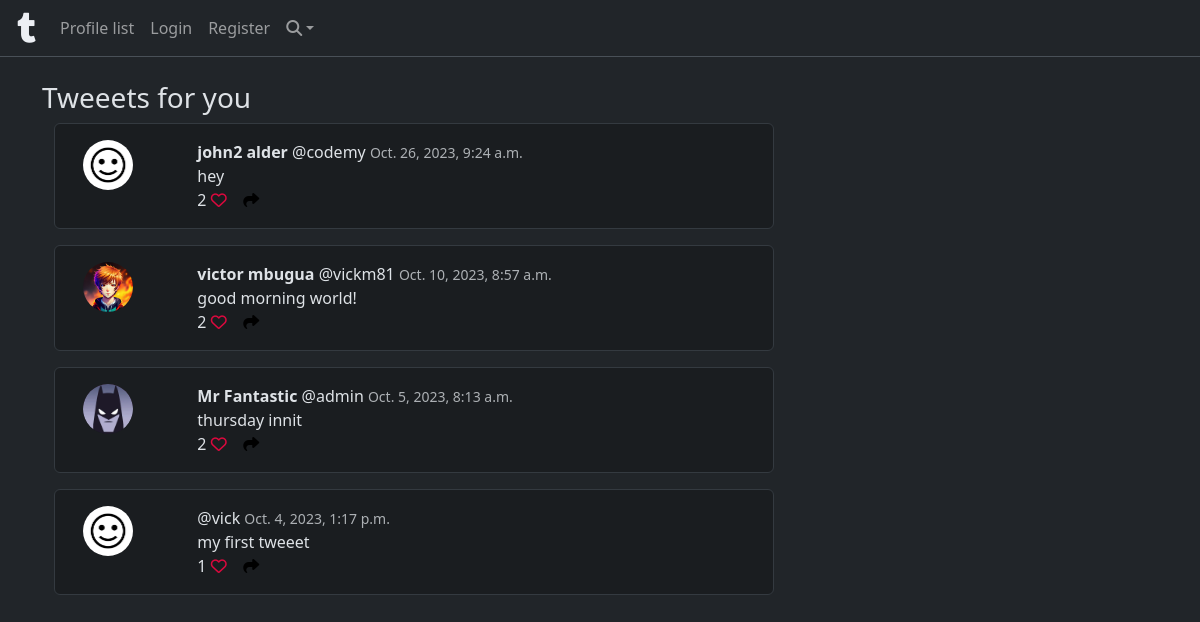
The app's page /, older data.
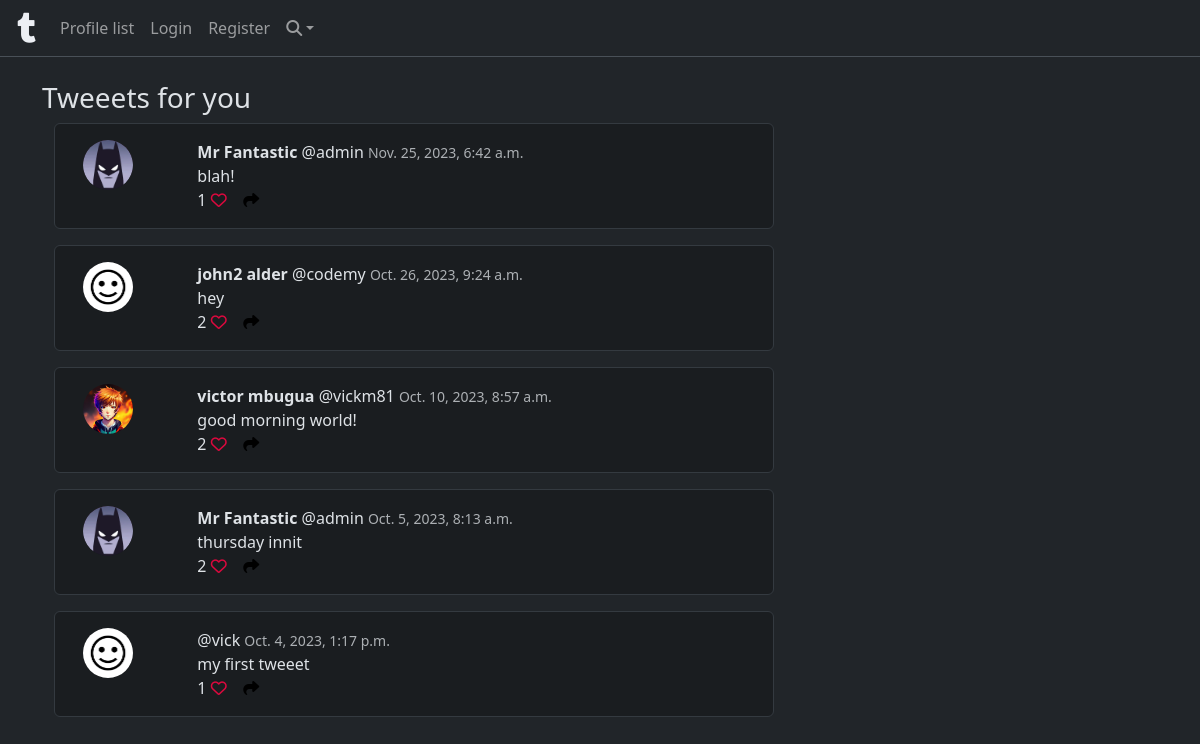
The same page, newer data.
### tweeetr/models.py (models this page shows, shortened)
class Tweeet(models.Model):
    user = models.ForeignKey(User, related_name='tweeets', on_delete=models.DO_NOTHING)
    body = models.CharField(max_length=200)
    created_at = models.DateTimeField(auto_now_add=True)
    likes = models.ManyToManyField(User, related_name="tweeet", blank=True)
    def likes_counted(self):
        return self.likes.count()

class Profile(models.Model):
    user = models.OneToOneField(User, on_delete=models.CASCADE)
    follows = models.ManyToManyField("self", related_name="followed_by", symmetrical=False, blank=True)
    date_modified = models.DateTimeField(User, auto_now=True)
    profile_bio = models.CharField(null=True, blank=True, max_length=500)
    website_link = models.CharField(null=True, blank=True, max_length=500)
    instagram_link = models.CharField(null=True, blank=True, max_length=100)
    linkedin_link = models.CharField(null=True, blank=True, max_length=100)
    profile_image = models.ImageField(null=True, blank=True, upload_to="images/")

### tweeetr/views.py (the view)
# urls.py: 2. Add a URL to urlpatterns:  path('', views.home, name='home')
def home(request):
    if request.user.is_authenticated:
        form = Tweeet_form(request.POST or None)
        if request.method == "POST":
            if form.is_valid():
                tweeet = form.save(commit=False)
                tweeet.user = request.user
                tweeet.save()
                messages.success(request, "your tweeet has been posted")
                return redirect('home')
        user_profile = Profile.objects.get(user=request.user)
        tweeets = Tweeet.objects.all().order_by('-created_at')
        return render(request, 'home.html', {'tweeets':tweeets, "form":form})
    else:
     tweeets = Tweeet.objects.all().order_by('-created_at')
     return render(request, 'home.html', {'tweeets':tweeets})

### tweeetr/templates/home.html (shortened to what this page needs)
{%extends 'base.html'%}
{%load static%}
{%block content%}
<h3>Tweeets for you</h3>
    <div class="container">
      <div class="row">
        <div id="tweeet" class="col-8">
    {%for tweeet in tweeets%}
            <div class="alert alert-dark tweeet" role="alert" data-tweet-id="{{ tweeet.id }}">
                <div class="container">
                    <div class="row">
                        <div class="col-2">
                            {%if tweeet.user.profile.profile_image%}
                                <img src="{{tweeet.user.profile.profile_image.url}}" class="rounded-circle" width="50" height="50">
                            {%else%}
                                <img src="{%static 'images/icon.jpg'%}" class="rounded-circle" width="50" height="50" alt="profile image">
                            {%endif%}
                        </div>
                        <div class="col-10 text">
                             <b>{{tweeet.user.first_name}}
                            {{tweeet.user.last_name}}</b>
                            @{{tweeet.user.username}}
                            <small class="text-muted">
                            {{tweeet.created_at}}
                            </small><br>
                            {{tweeet.body}}<br>
                            {{tweeet.likes_counted}}
                            {%if user in tweeet.likes.all%}
                                <a href="{%url 'tweeet_like' tweeet.id%}">
                                    <i class="fa-solid fa-heart" style="color:#dc093e"></i></a>
                            {%else%}
                                <a href="{%url 'tweeet_like' tweeet.id%}">
                                    <i class="fa fa-heart-o" style="color:#dc093e"></i></a>
                            {%endif%}
                                 <a href="{%url 'show_tweeet' tweeet.id%}">  <i class="fa fa-share" style="color:black"></i></a>
                        </div>
                            <br><br>
                    </div>
                </div>
            </div>
    {%endfor%}
    </div>
    <div class="col-4">
    </div>
      </div>
    </div>
{%endblock%}

Row changes from the older to the newer data that the page shows:
added Tweeet: user.profile.profile_image (picture), user.first_name "Mr", user.last_name "Fantastic", user.username "admin", created_at "Nov. 25, 2023, 6:42 a.m.", body "blah!", likes_counted "1"
